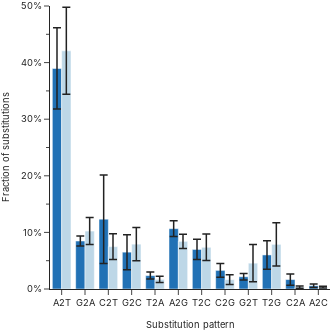

Notebook code cell kept with this figure:
### Code cell
plot_data = data.data[f"substitutions_by_type"]

def wavg(group):
    d = {}
    d['mean'] = group.ratio.mean()
    d['std'] = group.ratio.std()
    return pd.Series(d, index=['mean', 'std'])

df_aggregate = plot_data.groupby(['type', 'read'], as_index=False).apply(wavg)

fig = px.bar(
    df_aggregate, 
    x="type", 
    y="mean", 
    color="read",
    error_y="std",
    barmode='group',
    color_discrete_sequence=['#2171b5', '#bdd7e7']
)
for d in fig.data:
    d.error_y.color = "#222222"
    d.error_y.thickness = 1.5
    
fig.update_layout(
    template="simple_white", 
    height=330, 
    width=330, 
    showlegend=False, 
    margin=dict(l=0, r=0, t=0, b=0),
    font_family="Inter",
    legend_font_size=28/3,
)
fig.update_xaxes(
    title_text='Substitution pattern',
    categoryorder='array', 
    categoryarray= ['A2T', 'G2A', 'C2T', 'G2C', 'T2A', 'A2G', 'T2C', 'C2G', 'G2T', 'T2G', 'C2A', 'A2C'],
    title_font_family="Inter", 
    title_font_size=28/3, 
    tickfont_size=28/3, 
)
fig.update_yaxes(
    title_text='Fraction of substitutions', 
    tickformat=",.0%", 
    range=[0, 0.5],
    dtick=0.1,
    title_font_family="Inter", 
    title_font_size=28/3, 
    tickfont_size=28/3, 
    minor_ticks="outside", 
    minor_dtick=0.05,
)
fig.show()
fig.write_image("bias_paired.svg")

### Figure 1 — Plotly figure (JSON) as saved in the notebook; plotly's stock layout.template omitted (floating-point values rounded to 4 significant figures)
{"data": [{"alignmentgroup": "True", "error_y": {"array": [0.00303, 0.01385, 0.07174, 0.009962, 0.0121, 0.07808, 0.008685, 0.03096, 0.005677, 0.00621, 0.01789, 0.02512], "color": "#222222", "thickness": 1.5}, "hovertemplate": "read=1<br>type=%{x}<br>mean=%{y}<extra></extra>", "legendgroup": "1", "marker": {"color": "#2171b5", "pattern": {"shape": ""}}, "name": "1", "offsetgroup": "1", "orientation": "v", "showlegend": true, "textposition": "auto", "type": "bar", "x": ["A2C", "A2G", "A2T", "C2A", "C2G", "C2T", "G2A", "G2C", "G2T", "T2A", "T2C", "T2G"], "xaxis": "x", "y": [0.005646, 0.1066, 0.3896, 0.01668, 0.03285, 0.1233, 0.08481, 0.06511, 0.02163, 0.02366, 0.06989, 0.06018], "yaxis": "y"}, {"alignmentgroup": "True", "error_y": {"array": [0.001433, 0.01243, 0.07683, 0.001927, 0.008769, 0.02283, 0.02383, 0.02931, 0.03294, 0.00565, 0.02338, 0.0384], "color": "#222222", "thickness": 1.5}, "hovertemplate": "read=2<br>type=%{x}<br>mean=%{y}<extra></extra>", "legendgroup": "2", "marker": {"color": "#bdd7e7", "pattern": {"shape": ""}}, "name": "2", "offsetgroup": "2", "orientation": "v", "showlegend": true, "textposition": "auto", "type": "bar", "x": ["A2C", "A2G", "A2T", "C2A", "C2G", "C2T", "G2A", "G2C", "G2T", "T2A", "T2C", "T2G"], "xaxis": "x", "y": [0.003288, 0.08418, 0.4208, 0.003366, 0.01659, 0.07489, 0.1024, 0.07923, 0.04568, 0.01705, 0.07366, 0.07885], "yaxis": "y"}], "layout": {"barmode": "group", "font": {"family": "Inter"}, "height": 330, "legend": {"font": {"size": 9.333}, "title": {"text": "read"}, "tracegroupgap": 0}, "margin": {"b": 0, "l": 0, "r": 0, "t": 0}, "showlegend": false, "width": 330, "xaxis": {"anchor": "y", "categoryarray": ["A2T", "G2A", "C2T", "G2C", "T2A", "A2G", "T2C", "C2G", "G2T", "T2G", "C2A", "A2C"], "categoryorder": "array", "domain": [0, 1], "tickfont": {"size": 9.333}, "title": {"font": {"family": "Inter", "size": 9.333}, "text": "Substitution pattern"}}, "yaxis": {"anchor": "x", "domain": [0, 1], "dtick": 0.1, "minor": {"dtick": 0.05, "ticks": "outside"}, "range": [0, 0.5], "tickfont": {"size": 9.333}, "tickformat": ",.0%", "title": {"font": {"family": "Inter", "size": 9.333}, "text": "Fraction of substitutions"}}}}
